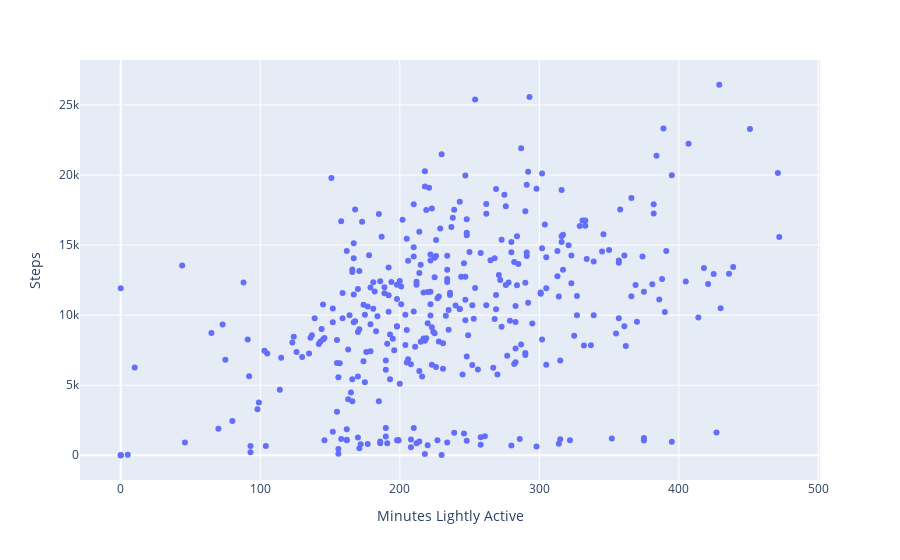
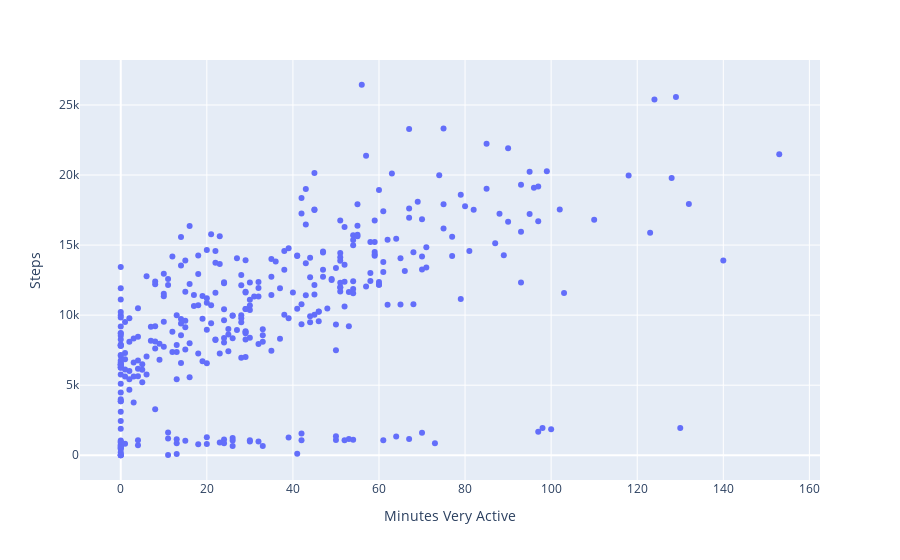
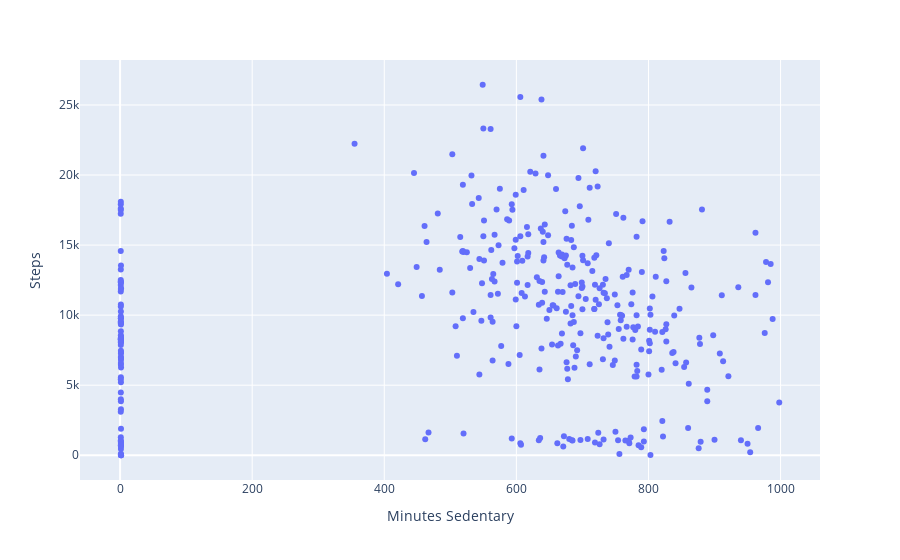

The notebook cell these images were saved under, in order:
### Markdown cell above
## Coding Session II - 30 minutes

**Write a loop to plot 3 scatter plots of the following features:**

1. **`Minutes Lightly Active`  vs `Steps`**
1. **`Minutes Very Active` vs `Steps`**
1. **`Minutes Sedentary` vs `Steps`**

### Code cell
# Driver 2 enter codes here
import plotly.io as pio

columns = ['Minutes Lightly Active', 'Minutes Very Active', 'Minutes Sedentary']

for col in columns:
    pio.show(px.scatter(fitbit,
              x = fitbit[col],
              y = fitbit['Steps']))

### Figure 1 — Plotly figure (JSON) as saved in the notebook; plotly's stock layout.template omitted (floating-point values rounded to 4 significant figures; data arrays with more than 128 entries replaced by an {"elided": "..."} marker saying what was removed)
{"data": [{"hovertemplate": "Minutes Lightly Active=%{x}<br>Steps=%{y}<extra></extra>", "legendgroup": "", "marker": {"color": "#636efa", "symbol": "circle"}, "mode": "markers", "name": "", "orientation": "v", "showlegend": false, "type": "scatter", "x": {"elided": "367 int values"}, "xaxis": "x", "y": {"elided": "367 int values"}, "yaxis": "y"}], "layout": {"legend": {"tracegroupgap": 0}, "margin": {"t": 60}, "xaxis": {"anchor": "y", "domain": [0, 1], "title": {"text": "Minutes Lightly Active"}}, "yaxis": {"anchor": "x", "domain": [0, 1], "title": {"text": "Steps"}}}}

### Figure 2 — Plotly figure (JSON) as saved in the notebook; plotly's stock layout.template omitted (floating-point values rounded to 4 significant figures; data arrays with more than 128 entries replaced by an {"elided": "..."} marker saying what was removed)
{"data": [{"hovertemplate": "Minutes Very Active=%{x}<br>Steps=%{y}<extra></extra>", "legendgroup": "", "marker": {"color": "#636efa", "symbol": "circle"}, "mode": "markers", "name": "", "orientation": "v", "showlegend": false, "type": "scatter", "x": {"elided": "367 int values"}, "xaxis": "x", "y": {"elided": "367 int values"}, "yaxis": "y"}], "layout": {"legend": {"tracegroupgap": 0}, "margin": {"t": 60}, "xaxis": {"anchor": "y", "domain": [0, 1], "title": {"text": "Minutes Very Active"}}, "yaxis": {"anchor": "x", "domain": [0, 1], "title": {"text": "Steps"}}}}

### Figure 3 — Plotly figure (JSON) as saved in the notebook; plotly's stock layout.template omitted (floating-point values rounded to 4 significant figures; data arrays with more than 128 entries replaced by an {"elided": "..."} marker saying what was removed)
{"data": [{"hovertemplate": "Minutes Sedentary=%{x}<br>Steps=%{y}<extra></extra>", "legendgroup": "", "marker": {"color": "#636efa", "symbol": "circle"}, "mode": "markers", "name": "", "orientation": "v", "showlegend": false, "type": "scatter", "x": {"elided": "367 float values"}, "xaxis": "x", "y": {"elided": "367 int values"}, "yaxis": "y"}], "layout": {"legend": {"tracegroupgap": 0}, "margin": {"t": 60}, "xaxis": {"anchor": "y", "domain": [0, 1], "title": {"text": "Minutes Sedentary"}}, "yaxis": {"anchor": "x", "domain": [0, 1], "title": {"text": "Steps"}}}}
